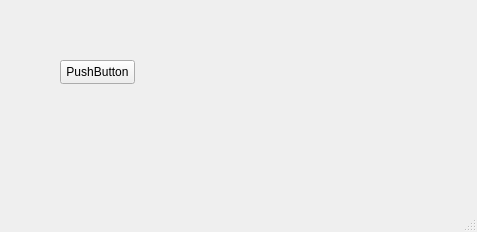
<?xml version="1.0" encoding="UTF-8"?>
<ui version="4.0">
 <class>MainWindow</class>
 <widget class="QMainWindow" name="MainWindow">
  <property name="geometry">
   <rect>
    <x>0</x>
    <y>0</y>
    <width>477</width>
    <height>232</height>
   </rect>
  </property>
  <property name="windowTitle">
   <string>Qt Designer</string>
  </property>
  <widget class="QWidget" name="centralwidget">
   <widget class="QPushButton" name="pushButton">
    <property name="geometry">
     <rect>
      <x>60</x>
      <y>60</y>
      <width>75</width>
      <height>24</height>
     </rect>
    </property>
    <property name="text">
     <string>PushButton</string>
    </property>
   </widget>
  </widget>
  <widget class="QMenuBar" name="menubar">
   <property name="geometry">
    <rect>
     <x>0</x>
     <y>0</y>
     <width>477</width>
     <height>22</height>
    </rect>
   </property>
  </widget>
  <widget class="QStatusBar" name="statusbar"/>
 </widget>
 <resources/>
 <connections/>
</ui>
